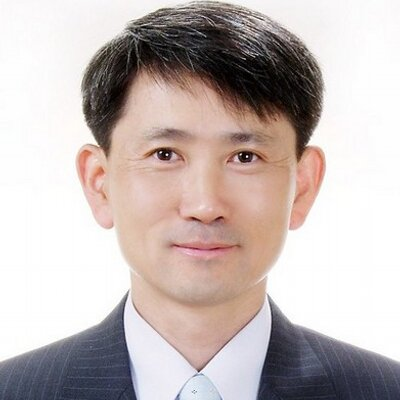
#> input picture face,eye/sim2.jpg, 400 x 400 px
$ python test.py
#> lines starting #> are read from the running program, lines starting #| are printed output that depends on the picture; after the words box and inside, x2 and y2 are one past the last pixel; in counts of white or black regions, pixels touching at a corner belong together
import cv2

# OpenCV의 얼굴 및 눈 감지기 초기화
face_cascade = cv2.CascadeClassifier(cv2.data.haarcascades + 'haarcascade_frontalface_default.xml')
eye_cascade = cv2.CascadeClassifier(cv2.data.haarcascades + 'haarcascade_eye.xml')

# 이미지 읽기
image_path = "sim2.jpg"  # 이미지 입력
image = cv2.imread(image_path)
#> image is the input picture: shape (400, 400, 3); mean B, G, R 182.3, 184.8, 196.1
gray = cv2.cvtColor(image, cv2.COLOR_BGR2GRAY) # 이미지를 그레이스케일로 변환
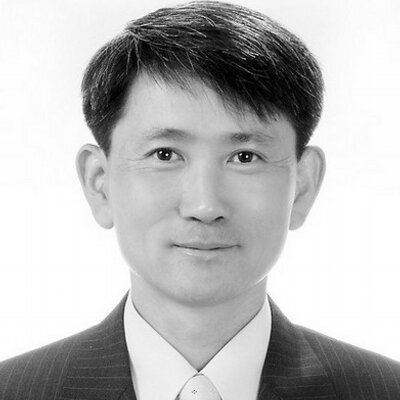
#> gray: shape (400, 400); min 0, max 255, mean 187.9

# 얼굴 감지
faces = face_cascade.detectMultiScale(gray, scaleFactor=1.3, minNeighbors=5)
#> faces = [[92, 66, 230, 230]]

# 각 얼굴에 대해 루프 수행
for (x, y, w, h) in faces:
    # 얼굴 윤곽선을 그림
    cv2.rectangle(image, (x, y), (x + w, y + h), (0, 255, 0), 2)

    # 눈 감지
    roi_gray = gray[y:y + h, x:x + w]
    eyes = eye_cascade.detectMultiScale(roi_gray)
    for (ex, ey, ew, eh) in eyes:
        cv2.rectangle(image, (x + ex, y + ey), (x + ex + ew, y + ey + eh), (0, 255, 255), 2)
#> this loop made 1 pass
#> (x, y, w, h, eyes) on pass 1: (92, 66, 230, 230, [[45, 61, 55, 55], [125, 65, 52, 52]])
#> pass 1, `roi_gray = gray[y:y + h, x:x + w]`:
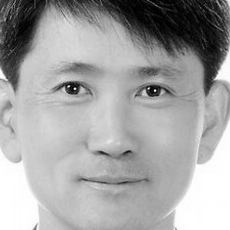
#> roi_gray: shape (230, 230); min 0, max 255, mean 163.5
#> after the loop:
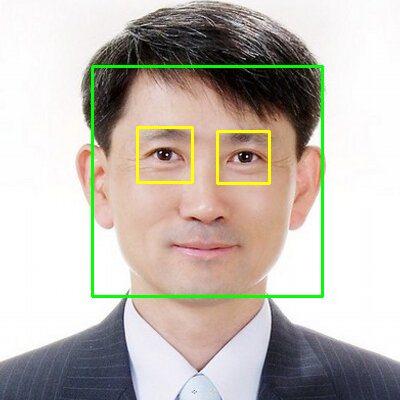
#> image: shape (400, 400, 3); 2.52% of pixels changed, all inside (x1, y1, x2, y2) = (91, 65, 324, 298)

# 결과 표시
cv2.imshow("Detection", image) # Detection 이란 제목의 창에 결과 저장
cv2.waitKey(0) # 키 입력시 결과 화면 종료
cv2.destroyAllWindows()
